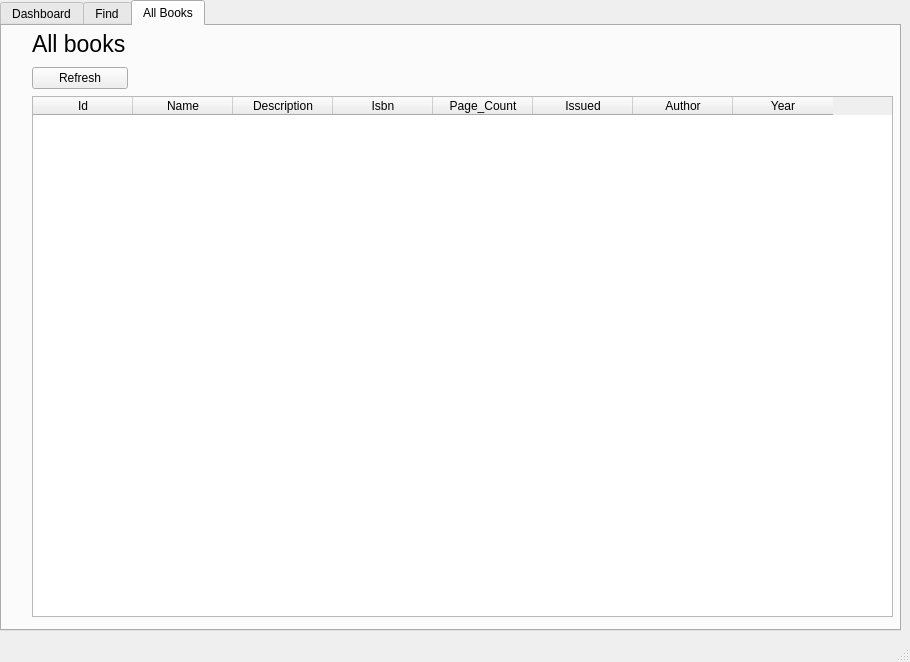
<?xml version="1.0" encoding="UTF-8"?>
<ui version="4.0">
 <class>MainWindow</class>
 <widget class="QMainWindow" name="MainWindow">
  <property name="geometry">
   <rect>
    <x>0</x>
    <y>0</y>
    <width>910</width>
    <height>662</height>
   </rect>
  </property>
  <property name="windowTitle">
   <string>MainWindow</string>
  </property>
  <widget class="QWidget" name="centralwidget">
   <widget class="QTabWidget" name="tabWidget">
    <property name="geometry">
     <rect>
      <x>0</x>
      <y>0</y>
      <width>901</width>
      <height>631</height>
     </rect>
    </property>
    <property name="currentIndex">
     <number>2</number>
    </property>
    <widget class="QWidget" name="dashboard_tab">
     <attribute name="title">
      <string>Dashboard</string>
     </attribute>
     <widget class="QWidget" name="layoutWidget">
      <property name="geometry">
       <rect>
        <x>9</x>
        <y>9</y>
        <width>77</width>
        <height>92</height>
       </rect>
      </property>
      <layout class="QVBoxLayout" name="verticalLayout_5">
       <item>
        <widget class="QLabel" name="label">
         <property name="font">
          <font>
           <pointsize>15</pointsize>
          </font>
         </property>
         <property name="text">
          <string>Actions</string>
         </property>
        </widget>
       </item>
       <item>
        <widget class="QPushButton" name="new_book_btn">
         <property name="text">
          <string>New Book</string>
         </property>
        </widget>
       </item>
       <item>
        <widget class="QLabel" name="label_2">
         <property name="font">
          <font>
           <pointsize>15</pointsize>
          </font>
         </property>
         <property name="text">
          <string>Books</string>
         </property>
        </widget>
       </item>
      </layout>
     </widget>
     <widget class="QWidget" name="layoutWidget">
      <property name="geometry">
       <rect>
        <x>9</x>
        <y>100</y>
        <width>881</width>
        <height>501</height>
       </rect>
      </property>
      <layout class="QHBoxLayout" name="horizontalLayout_3">
       <item>
        <layout class="QVBoxLayout" name="verticalLayout_6">
         <item>
          <widget class="QLabel" name="label_3">
           <property name="font">
            <font>
             <pointsize>15</pointsize>
            </font>
           </property>
           <property name="text">
            <string>Issued Books</string>
           </property>
          </widget>
         </item>
         <item>
          <layout class="QHBoxLayout" name="horizontalLayout">
           <item>
            <widget class="QTableWidget" name="issued_books_table">
             <property name="columnCount">
              <number>8</number>
             </property>
             <column>
              <property name="text">
               <string>Id</string>
              </property>
             </column>
             <column>
              <property name="text">
               <string>Name</string>
              </property>
             </column>
             <column>
              <property name="text">
               <string>Description</string>
              </property>
             </column>
             <column>
              <property name="text">
               <string>Isbn</string>
              </property>
             </column>
             <column>
              <property name="text">
               <string>Page_Count</string>
              </property>
             </column>
             <column>
              <property name="text">
               <string>Issued</string>
              </property>
             </column>
             <column>
              <property name="text">
               <string>Author</string>
              </property>
             </column>
             <column>
              <property name="text">
               <string>Year</string>
              </property>
             </column>
            </widget>
           </item>
           <item>
            <layout class="QVBoxLayout" name="verticalLayout_3">
             <item>
              <layout class="QVBoxLayout" name="verticalLayout">
               <item>
                <widget class="QPushButton" name="delete_issued">
                 <property name="text">
                  <string>Delete</string>
                 </property>
                </widget>
               </item>
               <item>
                <widget class="QPushButton" name="edit_issued">
                 <property name="text">
                  <string>Edit</string>
                 </property>
                </widget>
               </item>
               <item>
                <widget class="QPushButton" name="refresh_issued">
                 <property name="text">
                  <string>Refresh</string>
                 </property>
                </widget>
               </item>
              </layout>
             </item>
             <item>
              <spacer name="verticalSpacer">
               <property name="orientation">
                <enum>Qt::Vertical</enum>
               </property>
               <property name="sizeHint" stdset="0">
                <size>
                 <width>20</width>
                 <height>40</height>
                </size>
               </property>
              </spacer>
             </item>
            </layout>
           </item>
          </layout>
         </item>
        </layout>
       </item>
       <item>
        <layout class="QVBoxLayout" name="verticalLayout_7">
         <item>
          <widget class="QLabel" name="label_4">
           <property name="font">
            <font>
             <pointsize>15</pointsize>
            </font>
           </property>
           <property name="text">
            <string>Unissued Books</string>
           </property>
          </widget>
         </item>
         <item>
          <layout class="QHBoxLayout" name="horizontalLayout_2">
           <item>
            <widget class="QTableWidget" name="unissued_books_table">
             <property name="columnCount">
              <number>8</number>
             </property>
             <column>
              <property name="text">
               <string>Id</string>
              </property>
             </column>
             <column>
              <property name="text">
               <string>Name</string>
              </property>
             </column>
             <column>
              <property name="text">
               <string>Description</string>
              </property>
             </column>
             <column>
              <property name="text">
               <string>Isbn</string>
              </property>
             </column>
             <column>
              <property name="text">
               <string>Page_Count</string>
              </property>
             </column>
             <column>
              <property name="text">
               <string>Issued</string>
              </property>
             </column>
             <column>
              <property name="text">
               <string>Author</string>
              </property>
             </column>
             <column>
              <property name="text">
               <string>Year</string>
              </property>
             </column>
            </widget>
           </item>
           <item>
            <layout class="QVBoxLayout" name="verticalLayout_4">
             <item>
              <layout class="QVBoxLayout" name="verticalLayout_2">
               <item>
                <widget class="QPushButton" name="delete_unissued">
                 <property name="text">
                  <string>Delete</string>
                 </property>
                </widget>
               </item>
               <item>
                <widget class="QPushButton" name="edit_unissued">
                 <property name="text">
                  <string>Edit</string>
                 </property>
                </widget>
               </item>
               <item>
                <widget class="QPushButton" name="refresh_unissued">
                 <property name="text">
                  <string>Refresh</string>
                 </property>
                </widget>
               </item>
              </layout>
             </item>
             <item>
              <spacer name="verticalSpacer_2">
               <property name="orientation">
                <enum>Qt::Vertical</enum>
               </property>
               <property name="sizeHint" stdset="0">
                <size>
                 <width>20</width>
                 <height>40</height>
                </size>
               </property>
              </spacer>
             </item>
            </layout>
           </item>
          </layout>
         </item>
        </layout>
       </item>
      </layout>
     </widget>
    </widget>
    <widget class="QWidget" name="find_tab">
     <attribute name="title">
      <string>Find</string>
     </attribute>
     <widget class="QWidget" name="layoutWidget">
      <property name="geometry">
       <rect>
        <x>10</x>
        <y>0</y>
        <width>881</width>
        <height>601</height>
       </rect>
      </property>
      <layout class="QVBoxLayout" name="verticalLayout_8">
       <item>
        <layout class="QHBoxLayout" name="horizontalLayout_4">
         <item>
          <widget class="QLabel" name="label_5">
           <property name="font">
            <font>
             <pointsize>15</pointsize>
            </font>
           </property>
           <property name="text">
            <string>Search By Id</string>
           </property>
          </widget>
         </item>
         <item>
          <widget class="QLineEdit" name="search_input"/>
         </item>
         <item>
          <widget class="QPushButton" name="search_btn">
           <property name="text">
            <string>Search</string>
           </property>
          </widget>
         </item>
        </layout>
       </item>
       <item>
        <widget class="QTableWidget" name="search_table">
         <property name="columnCount">
          <number>8</number>
         </property>
         <column>
          <property name="text">
           <string>Id</string>
          </property>
         </column>
         <column>
          <property name="text">
           <string>Name</string>
          </property>
         </column>
         <column>
          <property name="text">
           <string>Description</string>
          </property>
         </column>
         <column>
          <property name="text">
           <string>Isbn</string>
          </property>
         </column>
         <column>
          <property name="text">
           <string>Page_Count</string>
          </property>
         </column>
         <column>
          <property name="text">
           <string>Issued</string>
          </property>
         </column>
         <column>
          <property name="text">
           <string>Author</string>
          </property>
         </column>
         <column>
          <property name="text">
           <string>Year</string>
          </property>
         </column>
        </widget>
       </item>
      </layout>
     </widget>
    </widget>
    <widget class="QWidget" name="all_books_tab">
     <attribute name="title">
      <string>All Books</string>
     </attribute>
     <widget class="QTableWidget" name="all_books_table">
      <property name="geometry">
       <rect>
        <x>30</x>
        <y>70</y>
        <width>861</width>
        <height>521</height>
       </rect>
      </property>
      <property name="columnCount">
       <number>8</number>
      </property>
      <column>
       <property name="text">
        <string>Id</string>
       </property>
      </column>
      <column>
       <property name="text">
        <string>Name</string>
       </property>
      </column>
      <column>
       <property name="text">
        <string>Description</string>
       </property>
      </column>
      <column>
       <property name="text">
        <string>Isbn</string>
       </property>
      </column>
      <column>
       <property name="text">
        <string>Page_Count</string>
       </property>
      </column>
      <column>
       <property name="text">
        <string>Issued</string>
       </property>
      </column>
      <column>
       <property name="text">
        <string>Author</string>
       </property>
      </column>
      <column>
       <property name="text">
        <string>Year</string>
       </property>
      </column>
     </widget>
     <widget class="QWidget" name="layoutWidget">
      <property name="geometry">
       <rect>
        <x>30</x>
        <y>0</y>
        <width>96</width>
        <height>63</height>
       </rect>
      </property>
      <layout class="QVBoxLayout" name="verticalLayout_9">
       <item>
        <widget class="QLabel" name="label_6">
         <property name="font">
          <font>
           <pointsize>17</pointsize>
          </font>
         </property>
         <property name="text">
          <string>All books</string>
         </property>
        </widget>
       </item>
       <item>
        <widget class="QPushButton" name="refresh_btn">
         <property name="text">
          <string>Refresh</string>
         </property>
        </widget>
       </item>
      </layout>
     </widget>
    </widget>
   </widget>
  </widget>
  <widget class="QMenuBar" name="menubar">
   <property name="geometry">
    <rect>
     <x>0</x>
     <y>0</y>
     <width>910</width>
     <height>22</height>
    </rect>
   </property>
  </widget>
  <widget class="QStatusBar" name="statusbar"/>
 </widget>
 <resources/>
 <connections/>
</ui>
